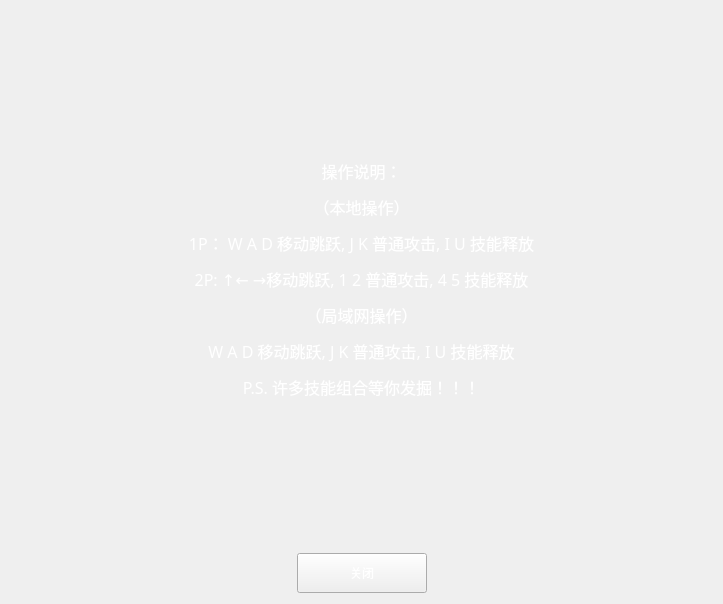
<?xml version="1.0" encoding="UTF-8"?>
<ui version="4.0">
 <class>Help</class>
 <widget class="QWidget" name="Help">
  <property name="geometry">
   <rect>
    <x>0</x>
    <y>0</y>
    <width>723</width>
    <height>604</height>
   </rect>
  </property>
  <property name="windowTitle">
   <string>Form</string>
  </property>
  <property name="styleSheet">
   <string notr="true">QPushButton{border-image:url(:/images/startui_btn.png);
color: #fff;}
QPushButton:hover{border-image:url(:/images/startui_btn_hover.png)}
QLabel{border-image:url(:/images/label_background.png);
color: #fff}</string>
  </property>
  <layout class="QVBoxLayout" name="verticalLayout_2">
   <item>
    <layout class="QVBoxLayout" name="verticalLayout">
     <item>
      <widget class="QLabel" name="label">
       <property name="font">
        <font>
         <family>方正舒体</family>
         <pointsize>12</pointsize>
        </font>
       </property>
       <property name="text">
        <string>&lt;html&gt;&lt;head/&gt;&lt;body&gt;&lt;p&gt;操作说明：&lt;/p&gt;&lt;p&gt;（本地操作）&lt;/p&gt;&lt;p&gt;1P： W A D 移动跳跃, J K 普通攻击, I U 技能释放&lt;/p&gt;&lt;p&gt;2P: ↑← →移动跳跃, 1 2 普通攻击, 4 5 技能释放&lt;/p&gt;&lt;p&gt;（局域网操作）&lt;/p&gt;&lt;p&gt;W A D 移动跳跃, J K 普通攻击, I U 技能释放&lt;/p&gt;&lt;p&gt;P.S. 许多技能组合等你发掘！！！&lt;/p&gt;&lt;/body&gt;&lt;/html&gt;</string>
       </property>
       <property name="textFormat">
        <enum>Qt::AutoText</enum>
       </property>
       <property name="alignment">
        <set>Qt::AlignCenter</set>
       </property>
       <property name="margin">
        <number>4</number>
       </property>
      </widget>
     </item>
     <item>
      <layout class="QHBoxLayout" name="horizontalLayout">
       <property name="spacing">
        <number>5</number>
       </property>
       <item>
        <spacer name="horizontalSpacer">
         <property name="orientation">
          <enum>Qt::Horizontal</enum>
         </property>
         <property name="sizeHint" stdset="0">
          <size>
           <width>40</width>
           <height>20</height>
          </size>
         </property>
        </spacer>
       </item>
       <item>
        <widget class="QPushButton" name="btnClose">
         <property name="minimumSize">
          <size>
           <width>130</width>
           <height>40</height>
          </size>
         </property>
         <property name="styleSheet">
          <string notr="true"/>
         </property>
         <property name="text">
          <string>关闭</string>
         </property>
        </widget>
       </item>
       <item>
        <spacer name="horizontalSpacer_2">
         <property name="orientation">
          <enum>Qt::Horizontal</enum>
         </property>
         <property name="sizeHint" stdset="0">
          <size>
           <width>40</width>
           <height>10</height>
          </size>
         </property>
        </spacer>
       </item>
      </layout>
     </item>
    </layout>
   </item>
  </layout>
 </widget>
 <resources/>
 <connections/>
</ui>
